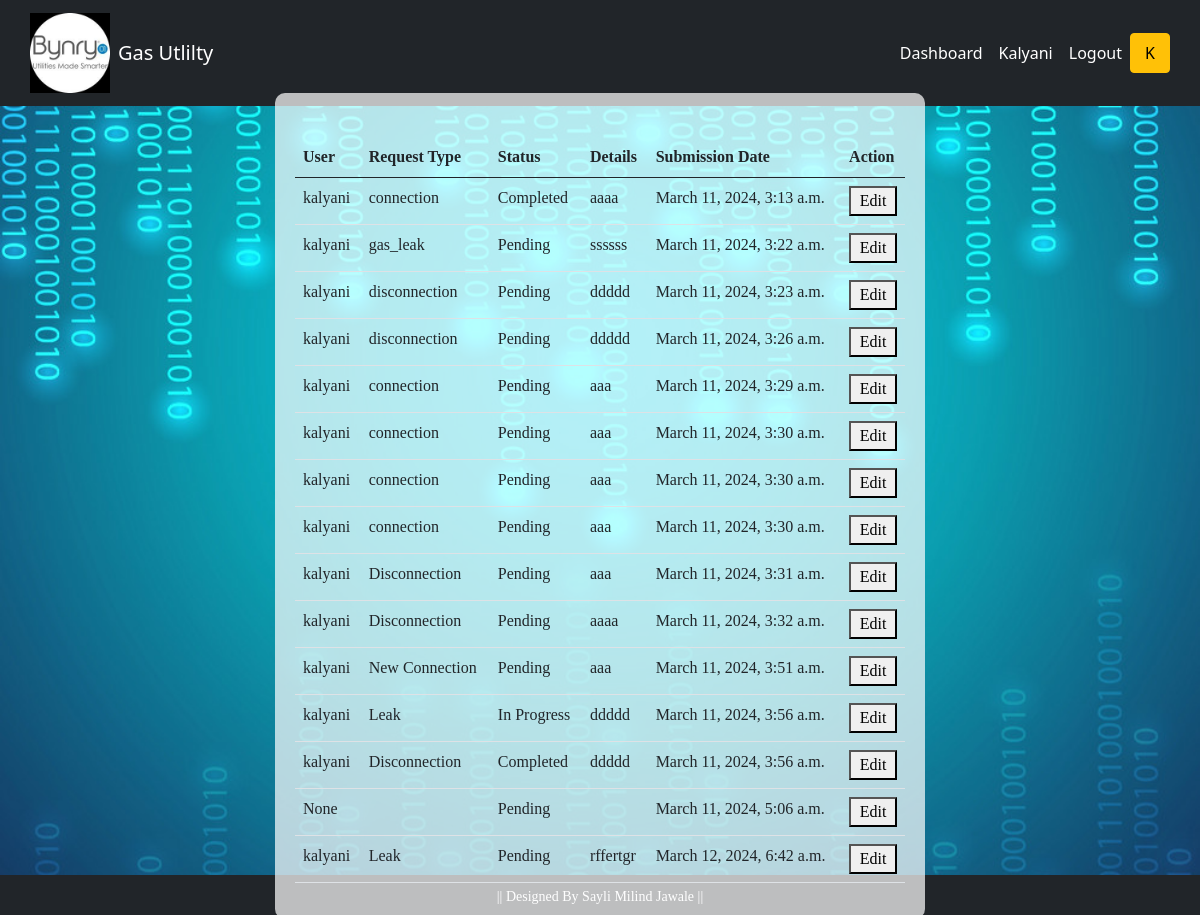
Page /staff/dashboard/ (signed in) on the earlier database version.
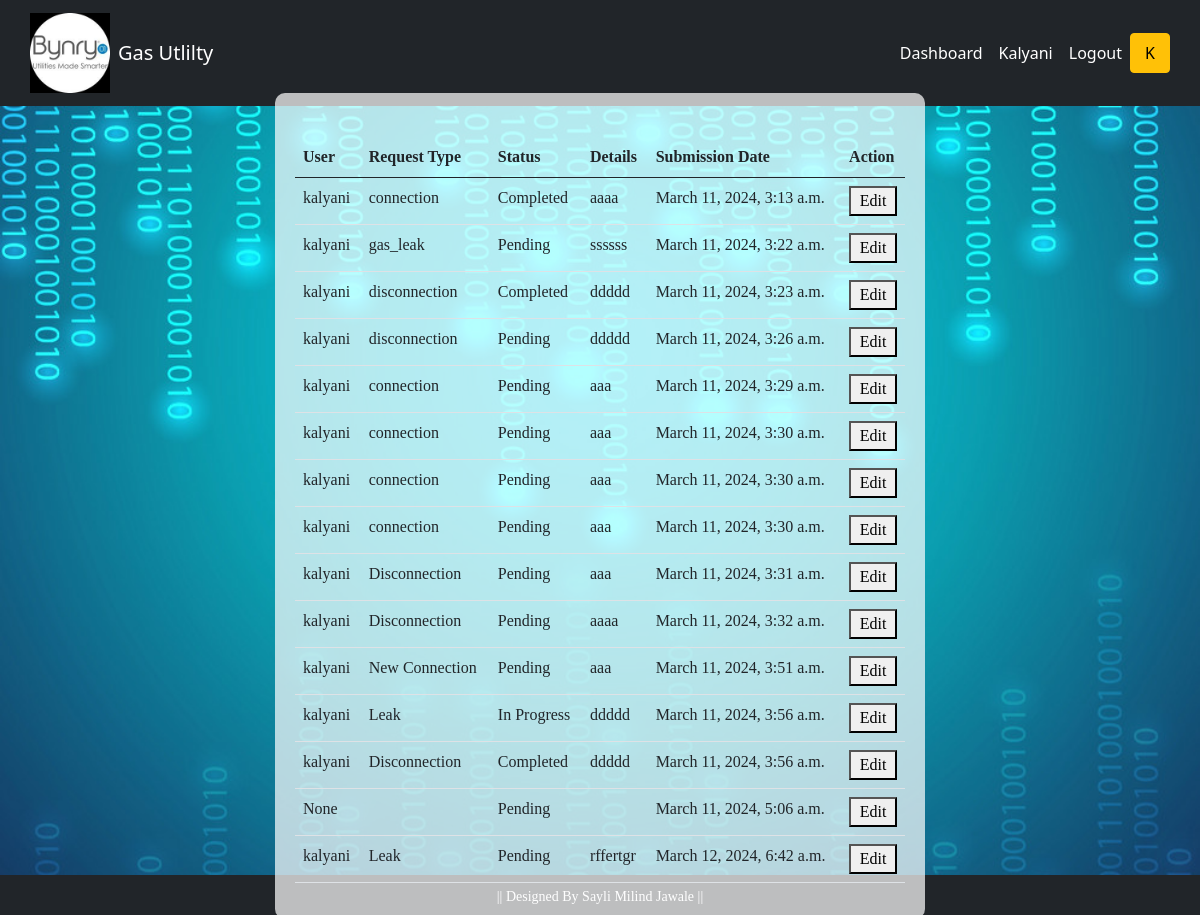
Same page on the later database version.
### gas_utility_app/models.py (models this page shows, shortened)
class ServiceRequest(models.Model):
    STATUS_CHOICES = (
        ('Pending', 'Pending'),
        ('In Progress', 'In Progress'),
        ('Completed', 'Completed'),
    )
    REQUEST_TYPE_CHOICES = (
        ('New Connection ', 'New Connection'),
        ('Disconnection', 'Disconnection'),
        ('Leak', 'Leak'),
        ('Meter Replacement/Repair', 'Meter Replacement/Repair'),
        ('Billing Inquiry', 'Billing Inquiry'),
    )
    customer = models.ForeignKey(User, on_delete=models.CASCADE, null = True)
    request_type = models.CharField(max_length=100, choices=REQUEST_TYPE_CHOICES)
    details = models.TextField()
    status = models.CharField(max_length=20, choices=STATUS_CHOICES, default='Pending')
    submission_date = models.DateTimeField(auto_now_add=True)
    resolution_date = models.DateTimeField(null=True, blank=True)
    attachment = models.FileField(upload_to='service_request_attachments/', null=True, blank=True)

### gas_utility_app/views.py (the view)
# urls.py: path('staff/dashboard/',views.staff_dashboard,name='staff-dashboard'),
@login_required
def staff_dashboard(request):
    data = ServiceRequest.objects.all()
    return render(request,'staff/staff_dashboard.html',{'data':data})

### templates/staff/staff_dashboard.html (shortened to what this page needs)
{% extends 'staff/staffbase.html' %}
{% load static %}
{% block main-content %}
<div class="login-container my-5">
<table class="table">
    <thead>
      <tr>
        <th scope="col">User</th>
        <th scope="col">Request Type</th>
        <th scope="col">Status</th>
        <th scope="col">Details</th>
        <th scope="col">Submission Date</th>
        <th scope="col">Action</th>
      </tr>
    </thead>
    <tbody>
        {% for i in data %}
        <tr>
            <td>{{ i.customer }}</td>
            <td>{{ i.request_type }}</td>
            <td>{{ i.status }}</td>
            <td>{{ i.details }}</td>
            <td>{{ i.submission_date }}</td>
            <td><a href="{% url 'edit_request' i.id %}"><button>Edit</button></a></td>
        </tr>
           {% endfor %}
</table>
    </div>
{% endblock main-content %}

Differences in the rows shown:
changed ServiceRequest "March 11, 2024, 3:23 a.m.": status "Pending" → "Completed"
